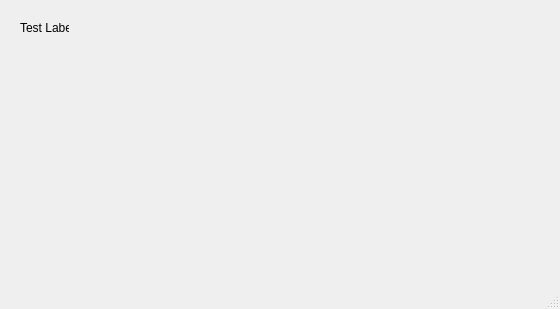
<?xml version="1.0" encoding="UTF-8"?>
<ui version="4.0">
 <class>terminalWindow</class>
 <widget class="QMainWindow" name="terminalWindow">
  <property name="geometry">
   <rect>
    <x>0</x>
    <y>0</y>
    <width>560</width>
    <height>309</height>
   </rect>
  </property>
  <property name="windowTitle">
   <string>MainWindow</string>
  </property>
  <widget class="QWidget" name="centralwidget">
   <widget class="QLabel" name="label">
    <property name="geometry">
     <rect>
      <x>20</x>
      <y>20</y>
      <width>49</width>
      <height>16</height>
     </rect>
    </property>
    <property name="text">
     <string>Test Labels</string>
    </property>
   </widget>
  </widget>
  <widget class="QMenuBar" name="menubar">
   <property name="geometry">
    <rect>
     <x>0</x>
     <y>0</y>
     <width>560</width>
     <height>21</height>
    </rect>
   </property>
  </widget>
  <widget class="QStatusBar" name="statusbar"/>
  <action name="actionConnect">
   <property name="icon">
    <iconset>
     <normaloff>:/images/connect.png</normaloff>:/images/connect.png</iconset>
   </property>
   <property name="text">
    <string>C&amp;onnect</string>
   </property>
   <property name="toolTip">
    <string>Connect to serial port</string>
   </property>
   <property name="shortcut">
    <string>Ctrl+O</string>
   </property>
  </action>
  <action name="actionDisconnect">
   <property name="icon">
    <iconset>
     <normaloff>:/images/disconnect.png</normaloff>:/images/disconnect.png</iconset>
   </property>
   <property name="text">
    <string>&amp;Disconnect</string>
   </property>
   <property name="toolTip">
    <string>Disconnect from serial port</string>
   </property>
   <property name="shortcut">
    <string>Ctrl+D</string>
   </property>
  </action>
  <action name="actionConfigure">
   <property name="icon">
    <iconset>
     <normaloff>:/images/settings.png</normaloff>:/images/settings.png</iconset>
   </property>
   <property name="text">
    <string>&amp;Configure</string>
   </property>
   <property name="toolTip">
    <string>Configure serial port</string>
   </property>
   <property name="shortcut">
    <string>Alt+C</string>
   </property>
  </action>
  <action name="actionClear">
   <property name="icon">
    <iconset>
     <normaloff>:/images/clear.png</normaloff>:/images/clear.png</iconset>
   </property>
   <property name="text">
    <string>C&amp;lear</string>
   </property>
   <property name="toolTip">
    <string>Clear data</string>
   </property>
   <property name="shortcut">
    <string>Alt+L</string>
   </property>
  </action>
  <action name="actionQuit">
   <property name="text">
    <string>&amp;Quit</string>
   </property>
   <property name="shortcut">
    <string>Ctrl+Q</string>
   </property>
  </action>
  <action name="actiontestAction">
   <property name="text">
    <string>testAction</string>
   </property>
   <property name="toolTip">
    <string>this is a test</string>
   </property>
  </action>
 </widget>
 <resources/>
 <connections/>
</ui>
